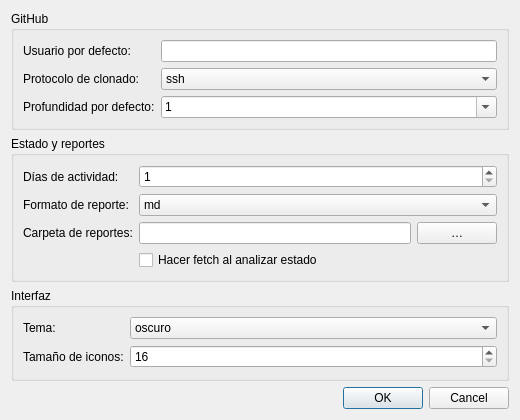
<?xml version="1.0" encoding="UTF-8"?>
<ui version="4.0">
 <class>DialogPreferences</class>
 <widget class="QWidget" name="DialogPreferences">
  <property name="windowTitle"><string>Preferencias — Git Studio</string></property>
  <property name="minimumSize"><size><width>520</width><height>420</height></size></property>
  <layout class="QVBoxLayout" name="rootLayout">
   <item>
    <widget class="QGroupBox" name="groupGitHub">
     <property name="title"><string>GitHub</string></property>
     <layout class="QFormLayout" name="githubForm">
      <item row="0" column="0">
       <widget class="QLabel" name="lblUser">
        <property name="text"><string>Usuario por defecto:</string></property>
       </widget>
      </item>
      <item row="0" column="1">
       <widget class="QLineEdit" name="editUser"/>
      </item>
      <item row="1" column="0">
       <widget class="QLabel" name="lblProtocol">
        <property name="text"><string>Protocolo de clonado:</string></property>
       </widget>
      </item>
      <item row="1" column="1">
       <widget class="QComboBox" name="comboProtocol">
        <item><property name="text"><string>ssh</string></property></item>
        <item><property name="text"><string>https</string></property></item>
       </widget>
      </item>
      <item row="2" column="0">
       <widget class="QLabel" name="lblDepth">
        <property name="text"><string>Profundidad por defecto:</string></property>
       </widget>
      </item>
      <item row="2" column="1">
       <widget class="QComboBox" name="comboDepth">
        <property name="editable"><bool>true</bool></property>
        <item><property name="text"><string>1</string></property></item>
        <item><property name="text"><string>5</string></property></item>
        <item><property name="text"><string>full</string></property></item>
       </widget>
      </item>
     </layout>
    </widget>
   </item>
   <item>
    <widget class="QGroupBox" name="groupStatus">
     <property name="title"><string>Estado y reportes</string></property>
     <layout class="QFormLayout" name="statusForm">
      <item row="0" column="0">
       <widget class="QLabel" name="lblDays">
        <property name="text"><string>Días de actividad:</string></property>
       </widget>
      </item>
      <item row="0" column="1">
       <widget class="QSpinBox" name="spinDays">
        <property name="minimum"><number>1</number></property>
        <property name="maximum"><number>365</number></property>
       </widget>
      </item>
      <item row="1" column="0">
       <widget class="QLabel" name="lblFormat">
        <property name="text"><string>Formato de reporte:</string></property>
       </widget>
      </item>
      <item row="1" column="1">
       <widget class="QComboBox" name="comboFormat">
        <item><property name="text"><string>md</string></property></item>
        <item><property name="text"><string>csv</string></property></item>
       </widget>
      </item>
      <item row="2" column="0">
       <widget class="QLabel" name="lblReportsDir">
        <property name="text"><string>Carpeta de reportes:</string></property>
       </widget>
      </item>
      <item row="2" column="1">
       <layout class="QHBoxLayout" name="reportsRow">
        <item>
         <widget class="QLineEdit" name="editReportsDir"/>
        </item>
        <item>
         <widget class="QPushButton" name="btnReportsBrowse">
          <property name="text"><string>…</string></property>
         </widget>
        </item>
       </layout>
      </item>
      <item row="3" column="1">
       <widget class="QCheckBox" name="chkFetch">
        <property name="text"><string>Hacer fetch al analizar estado</string></property>
       </widget>
      </item>
     </layout>
    </widget>
   </item>
   <item>
    <widget class="QGroupBox" name="groupUi">
     <property name="title"><string>Interfaz</string></property>
     <layout class="QFormLayout" name="uiForm">
      <item row="0" column="0">
       <widget class="QLabel" name="lblTheme">
        <property name="text"><string>Tema:</string></property>
       </widget>
      </item>
      <item row="0" column="1">
       <widget class="QComboBox" name="comboTheme">
        <item><property name="text"><string>oscuro</string></property></item>
        <item><property name="text"><string>claro</string></property></item>
        <item><property name="text"><string>sistema</string></property></item>
       </widget>
      </item>
      <item row="1" column="0">
       <widget class="QLabel" name="lblIconSize">
        <property name="text"><string>Tamaño de iconos:</string></property>
       </widget>
      </item>
      <item row="1" column="1">
       <widget class="QSpinBox" name="spinIconSize">
        <property name="minimum"><number>16</number></property>
        <property name="maximum"><number>48</number></property>
       </widget>
      </item>
     </layout>
    </widget>
   </item>
   <item>
    <widget class="QDialogButtonBox" name="buttonBox">
     <property name="standardButtons"><set>QDialogButtonBox::Cancel|QDialogButtonBox::Ok</set></property>
    </widget>
   </item>
  </layout>
 </widget>
 <resources/>
 <connections/>
</ui>
